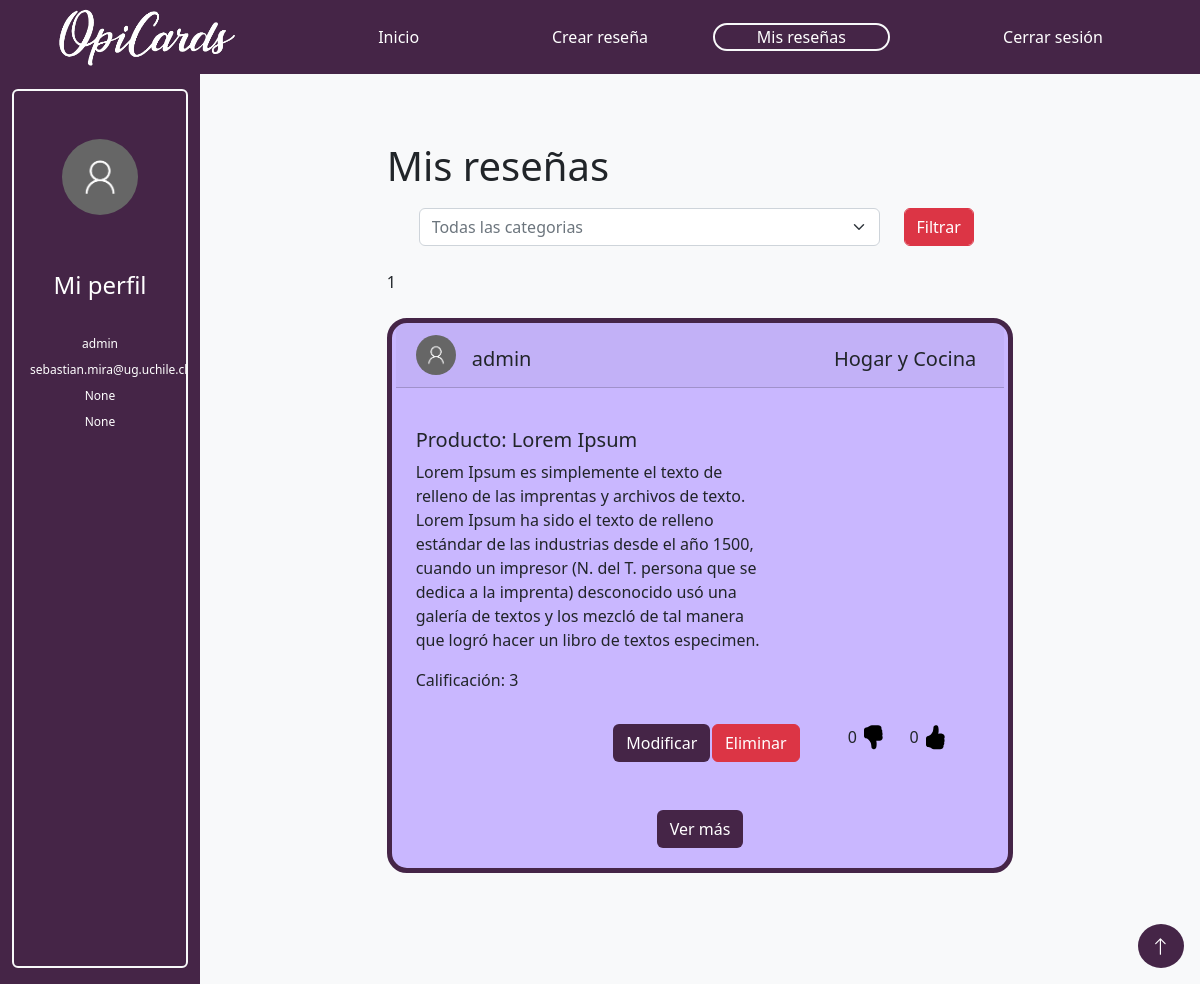
The page /myReviews/ (signed in) on the database as committed earlier.
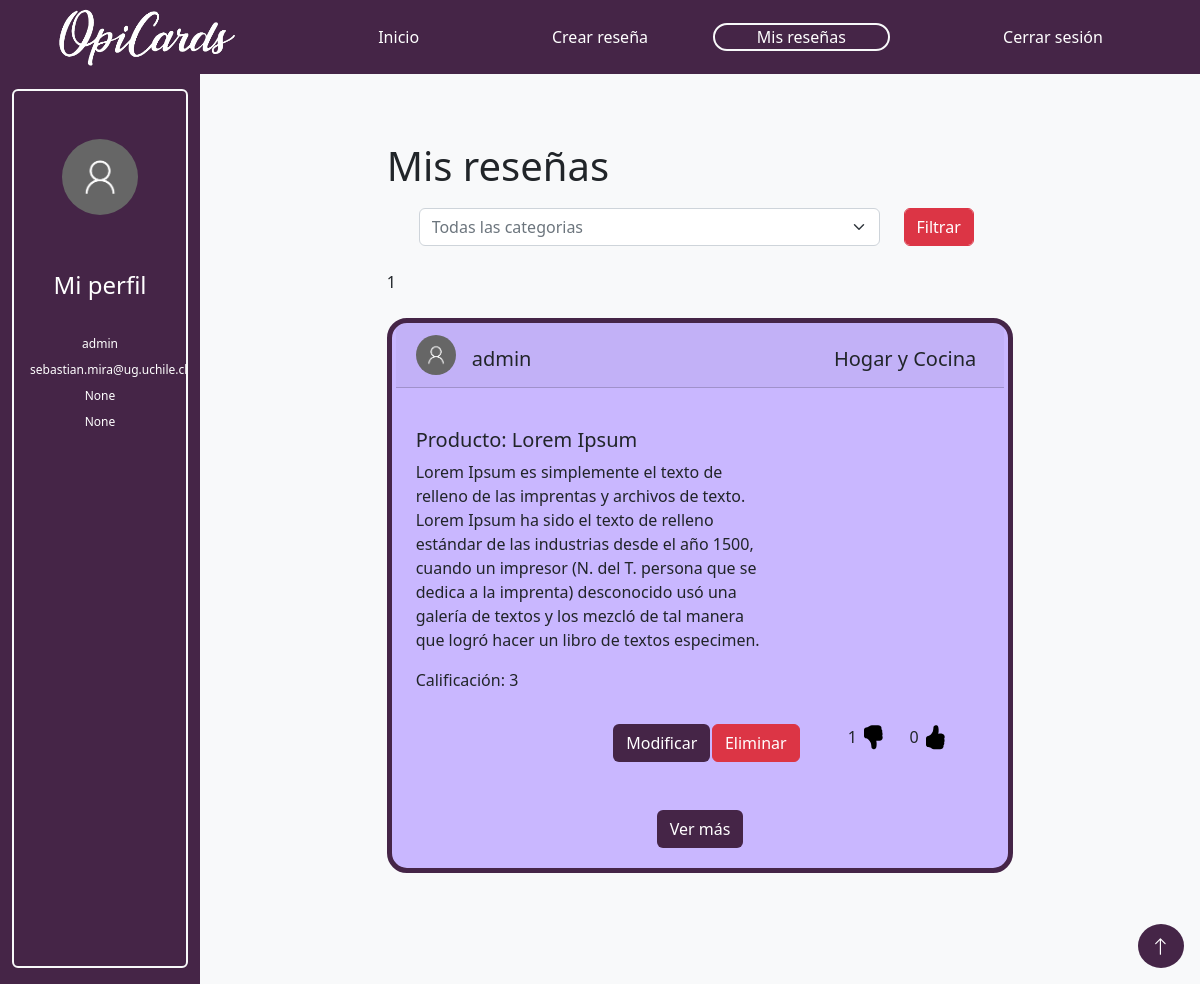
The same page on the database as committed later.
### reviews/models.py (models this page shows, shortened)
class Review(models.Model):  # Todolist able name that inherits models.Model
    product_name = models.CharField(max_length=100)# autodesc
    category = models.CharField(max_length=50,  blank=True, null=True)
    content =	models.TextField(max_length=500)# donde se obtuvo, es un alimento, herramienta, etc. como se utiliza, precio
    creation_date = models.DateField(default=timezone.now().strftime("%Y-%m-%d"))# autodesc
    CATEGORIES = [
       (1, "ONE_STAR"),
       (2, "TWO_STARS"),
       (3, "THREE_STARS"),
       (4, "FOUR_STARS"),
       (5, "FIVE_STARS"),
    ]
    punctuation = models.IntegerField(choices=CATEGORIES, default=CATEGORIES[2][1], help_text="Puntuación")
    likes = models.IntegerField(null=True, default=0)
    dislikes = models.IntegerField(null=True, default=0)
    author_nickname =  models.ForeignKey(User, blank=True, null=True, on_delete=models.CASCADE)# autodesc
    object_image = models.ImageField(null=True, blank=True, upload_to="review_images/")

class User(AbstractUser):
   birthdate = models.DateField(null=True, blank=True)
   country = models.CharField(max_length=50,  blank=True, null=True)

### reviews/views.py (the view)
# urls.py: path('myReviews/',views.ShowMyReviews,name='myReviews'),
def ShowMyReviews(request):
        if request.user.is_authenticated:
            user_objects = Review.objects.filter(author_nickname=request.user)
            filterForm = FilterMyReviews()
            paginator = Paginator(user_objects, 5)
            page_number = request.GET.get('page')
            page_obj = paginator.get_page(page_number)
            comments=[]
            for objects in user_objects:
                last_five_comments= Comments.objects.filter(id_review=objects).order_by('-id')[:3]
                comments+=last_five_comments
            return render(request, 'reviews/myReviews.html', {'filterForm':filterForm, 'page_obj': page_obj, 'categories': categories, 'comments': comments})
        else:
            return redirect('/login/')

### reviews/forms.py
class FilterMyReviews(forms.Form):
        choices = [("0", "Todas las categorias")]
        choices += [(category['id'], category['name']) for category in categories]
        category = forms.ChoiceField(label='Select a country', widget=forms.Select(attrs={'class': 'form-select text-muted'}), choices=choices,  required=True)

### reviews/templates/reviews/myReviews.html (shortened to what the changed rows need)
<!DOCTYPE html>
{% load static %}
<html lang="en">
<head>
    <link href="https://cdn.jsdelivr.net/npm/bootstrap@5.2.0/dist/css/bootstrap.min.css" rel="stylesheet"></head>
    <link rel="stylesheet" type="text/css" href="{% static 'reviews/styles.css' %}">
</head>
<body>
      <div id="top" class="container-fluid min-vh-100 contenido pt-5">
        <div class="row row-cols-auto">
          <div class="col-10 bg-light">
            <div class="container-fluid contenido">
        <div class="row row-cols-auto min-vh-100 mb-5">
          {% if user.is_authenticated %}
          <div class="col-8">
            {% for obj in page_obj %}
                {% if user.id == obj.author_nickname.id %}
                <div class="card borde morado-claro my-4">
                  <div class="row row-cols-auto card-header mx-1">
                    <div class="col-1 p-1 justify-content-center">
                      <img src="{% static 'reviews/user.png' %}" class="rounded-circle img-fluid">
                    </div>
                    <h5 class="col-4 mt-3 h-100">{{ obj.author_nickname }}</h5>
                    {% for category in categories %}
                      {% if category.id == obj.category  %}
                      <h5  style="text-align: right;" class="col-7 h-100 mt-3 card-title justify-content-right">{{ category.name }}</h5>
                      {% endif %}
                    {% endfor %}
                  </div>
                  <br>
                  <div class="row">
                    <div class="col-8">
                      <div class="card-body px-4">
                        <h5 class="card-text">Producto: {{ obj.product_name }}</h5>
                        <p class="card-text">{{ obj.content }}</p>
                        <p class="card-text">Calificación: {{ obj.punctuation }}</p>
                      </div>
                    </div>
                  </div>
                  <div class="card-body px-4">
                    {% if user.id == obj.author_nickname.id %}
                    <div class="row text-center">
                      <div class="col-4">
                      </div>
                      <div class="col-2">
                        <a class="btn morado-oscuro text-white" href="{% url 'modify' obj.id %}">Modificar</a>
                      </div>
                      <div class="col-2">
                        <form action="{% url 'delete' obj.id %}" method="post">
                          <input class="btn btn-danger" type="submit" value="Eliminar">
                        </form>
                          {%endif%}
                      </div>
                      <div class="col-2 d-flex justify-content-end">
                        <form class="" action="{% url 'dislike' obj.id %}" method="post">
                          <div class="text-center">
                            {{obj.dislikes}}
                            <input class="bg-transparent" style="background-image: url('../../static/reviews/hand-thumbs-down-fill.svg'); border:none; background-repeat:no-repeat;background-size:100% 100%;" type="submit" value="   ">
                          </div>
                        </form>
                      </div>
                      <div class="col-2 d-flex justify-content-start">
                        <form class="" action="{% url 'like' obj.id %}" method="post">
                          <div class="text-center">
                            {{obj.likes}}
                            <input class="bg-transparent" style="background-image: url('../../static/reviews/hand-thumbs-up-fill.svg'); border:none; background-repeat:no-repeat;background-size:100% 100%;" type="submit" value="   ">
                          </div>
                        </form>
                      </div>
                    </div>
                      <div class="row">
                        <div class="col">
                        <div class="text-align d-flex justify-content-center pt-3 pb-1">
                          <a class="btn text-center morado-oscuro text-white" href="{% url 'details' obj.id %}">Ver más</a>
                        </div>
                      </div>
                      </div>
                    </div>
                  </div>{%endif%}
                </div>
                {% endfor %}
      </div>
        {%endif%}</div>
        </div>
    </div>
</body>
</html>

Rows that differ between the two databases and show on the page:
changed Review "Lorem Ipsum": dislikes "0" → "1"
